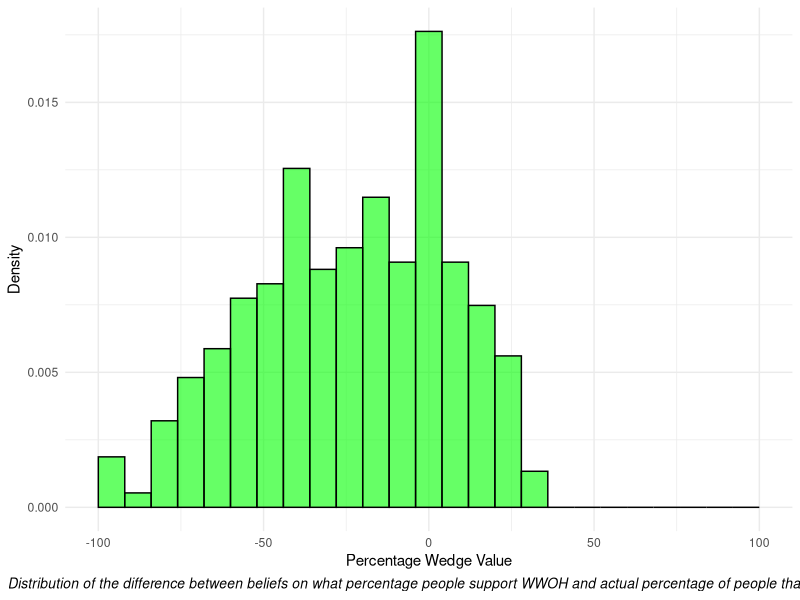

Write the R code that produced this figure.
## ---- chunk 1
#| include: false
#| warning: false
#| message: false

#install.packages("tidyverse")
#install.packages("here")
#install.packages("knitr")

library(here)
library(knitr)
library(tidyverse)
library(haven)
library(dplyr)
## ---- chunk 2
#| include: false
#| warning: false
#| message: false

#Acquiring cleaned data from output folder
wwoh_data <-
  read_csv(
    file = here("data/analysis_data/cleaned_data.csv"))
## ---- chunk 3
#| echo: false
#| label: tbl-summ
#| tbl-cap: Summary Statistics on Men Who Participated in the Main Experiment
summary_stats <- wwoh_data |>
  group_by(condition2) |>
  summarize(
    Observations = n(),
    Age = mean(age, na.rm =TRUE),
    Children = mean(children, na.rm = TRUE),
    "College(%" = sum(college_deg, na.rm = TRUE)/n()*100,
    "Employed(%)" = sum(employed_now, na.rm = TRUE)/n()*100,
  ) |>
  bind_rows()|>
  mutate(group = c("Control", "Treatment"))

summary_stats |> kable()

summary_all <- wwoh_data |>
  summarize(
    Total = n(),
    Age = mean(age, na.rm =TRUE),
    Children = mean(children, na.rm = TRUE),
    "College" = sum(college_deg, na.rm = TRUE)/n()*100,
    "Employed(%)" = sum(employed_now, na.rm = TRUE)/n()*100)
    
summary_all |> kable()


## ---- chunk 4

## ---- chunk 5
#| echo: false
#| label: fig-time
#| fig-cap: Density Histogram of Percentage Wedge
cleaned_data <- wwoh_data |>
  mutate(percentage_wedge = outside_wedge/30*100)

p <- ggplot(cleaned_data, aes(x = percentage_wedge)) + 
  geom_histogram(aes(y = after_stat(density)), binwidth = 8, fill = "green", alpha = 0.6, color = "black") + 
  labs(
       x = "Percentage Wedge Value",
       y = "Density",
       caption = "Distribution of the difference between beliefs on what percentage people support WWOH and actual percentage of people that support WWOH. The values were calculated as (participants guess about percent of session participants that agree with WWOH - the actual percentage of participants that agree with WWOH") + 
  theme_minimal() +
  theme(plot.caption = element_text(hjust = 0, face = "italic", size = 10),
        plot.caption.position = "plot") +
  scale_x_continuous(limits = c(-100, 100))

print(p)
